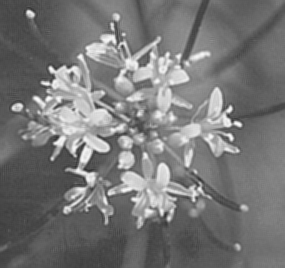
%> input picture 3 Laplacian and Unsharp/flower.pgm, 285 x 268 px
$ octave --eval "result = myLaplacian('flower.pgm');"   (GNU Octave 9; MATLAB toolbox functions it lacks are replaced by stand-ins)
%> lines starting %> are read from the running program, lines starting %| are printed output that depends on the picture
function output = myLaplacian(image)
%> called with image = 'flower.pgm'
    [row,col,channel]=size(imread(image));
%> row = 268; col = 285; channel = 1
    if channel>1%if color image, convert to intensity image
        myimage=double(rgb2gray(imread(image)));
    else%reads black and white image
        myimage=double(imread(image));
%> myimage: size 268x285 double; min 45, max 253, mean 118.7; mean of the top-left, top-right, bottom-left and bottom-right quarters 126.8, 124.9, 103.1, 120
    end
    %whos myimage;

    figure(1)
    subplot(2,2,1)
    imshow(myimage,[0 255])%display original image
    title('original')

    pad=1;
    padimage=zeros(row+(2*pad),col+(2+pad));%create padded array
%> padimage: size 270x288 double; every value is 0
    for i=1:row
        for j=1:col
            padimage(i+pad,j+pad)=myimage(i,j);%padded array doesnt start at origin
        end
    end
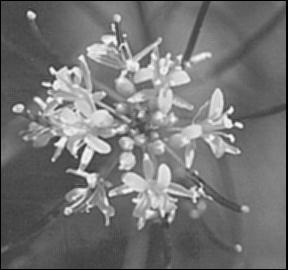
%> padimage: size 270x288 double; min 0, max 253, mean 116.6
    subplot(2,2,2)
    imshow(padimage,[0 255])%shows padded image
    title('padimage')
    [m n]=size(padimage);
%> m = 270; n = 288
    %whos padimage;

    maskimage=zeros(row,col);
%> maskimage: size 268x285 double; every value is 0
    kernel=[-1 -1 -1;
            -1  8 -1;
            -1 -1 -1];%kernel adds to 0
    for i=1:row
        for j=1:col
            maskimage(i,j)=sum(sum(kernel.*padimage(i+pad-1:i+pad+1,j+pad-1:j+pad+1)));%keranl * subarray of image
        end%sum(sum(array)) makes the array into a row of sums then into a scalar of sums
    end
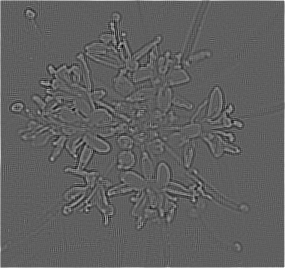
%> maskimage: size 268x285 double; min -350, max 583, mean 4.2; drawn with min black and max white
    subplot(2,2,3)
    imshow(maskimage,[0 255])%shows mask
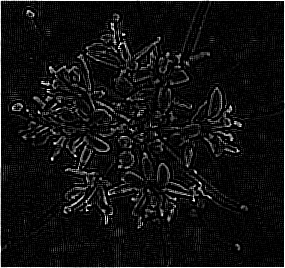
%> displayed picture: size 268x285, on the screen's scale of 0 to 255; min 0, max 255, mean 17.1
    title('mask')

    laplacianimage=zeros(row,col);
    for i=1:row
        for j=1:col
            laplacianimage(i,j)=myimage(i,j)+maskimage(i,j);%added the derivative intensity to the original image
        end
    end
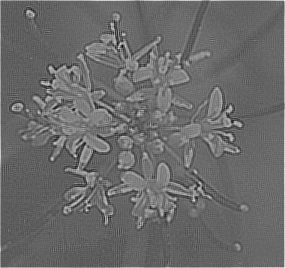
%> laplacianimage: size 268x285 double; min -293, max 700, mean 122.9; drawn with min black and max white
    subplot(2,2,4)
    imshow(laplacianimage,[0 255])%shows final image
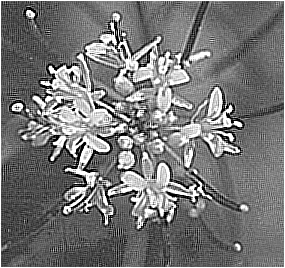
%> displayed picture: size 268x285, on the screen's scale of 0 to 255; min 0, max 255, mean 118.7
    title('mylaplacian')

    output=laplacianimage;
end

$ run again, on 3 Laplacian and Unsharp/swan.pgm
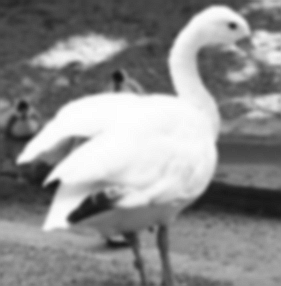
%> input picture 3 Laplacian and Unsharp/swan.pgm, 281 x 286 px
%> row = 286; col = 281; channel = 1
%> after the loop in myLaplacian, `for i=1:row`:
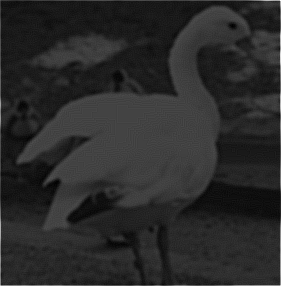
%> laplacianimage: size 286x281 double; min -39, max 1068, mean 144.8; drawn with min black and max white
%> in myLaplacian, `imshow(laplacianimage,[0 255])`:
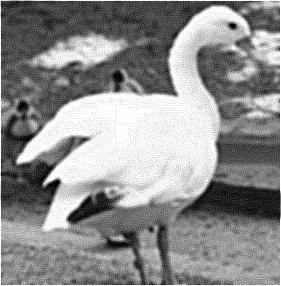
%> displayed picture: size 286x281, on the screen's scale of 0 to 255; min 0, max 255, mean 141.9

$ run again, on 3 Laplacian and Unsharp/lane.jpeg
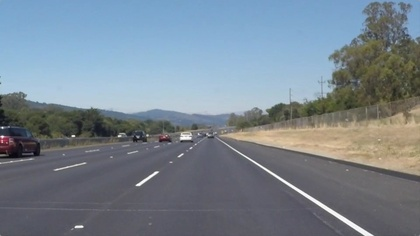
%> input picture 3 Laplacian and Unsharp/lane.jpeg, 420 x 236 px, shrunk from 960 x 540 before the run
%> row = 236; col = 420; channel = 3
%> after the loop in myLaplacian, `for i=1:row`:
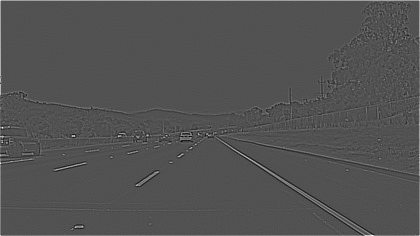
%> maskimage: size 236x420 double; min -477, max 1006, mean 4.8; drawn with min black and max white
%> in myLaplacian, `imshow(laplacianimage,[0 255])`:
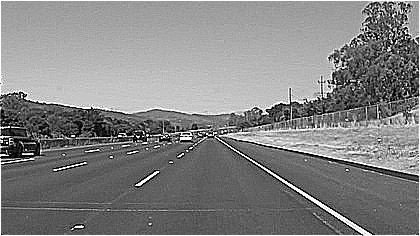
%> displayed picture: size 236x420, on the screen's scale of 0 to 255; min 0, max 255, mean 131.3
